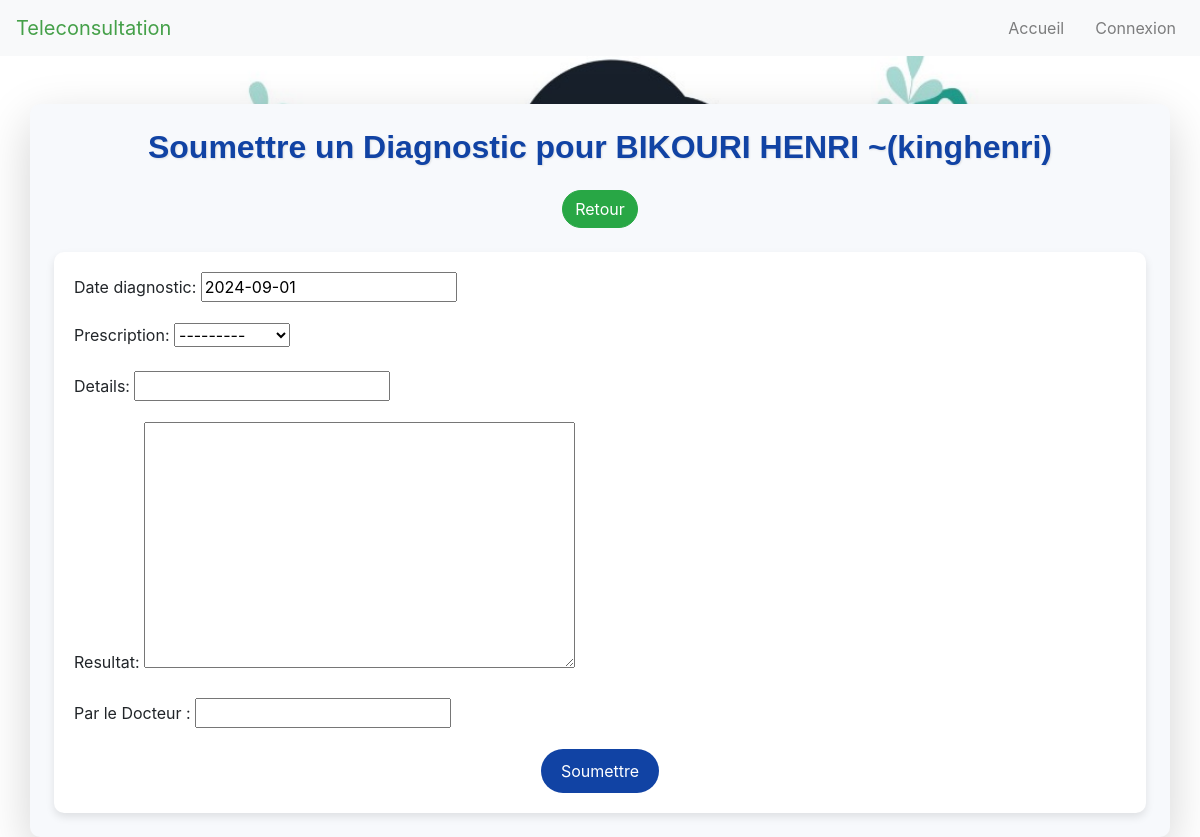
/consulter_historique/7, run on the app's committed database.
### app/models.py (models this page shows, shortened)
class Patient(models.Model):
    user = models.OneToOneField(User, on_delete=models.CASCADE, primary_key=True)
    centre_de_sante = models.ForeignKey(CentreDeSante, on_delete=models.CASCADE)
    numero_telephone = models.CharField(max_length=15)
    adresse = models.CharField(max_length=255)
    photo_profil = models.ImageField(upload_to='photos_profil/', blank=True, null=True)

class User(AbstractUser):
    is_doctor=models.BooleanField(default=False)
    is_agent=models.BooleanField(default=False)
    is_patient=models.BooleanField(default=True)

### app/views.py (the view)
# urls.py: path('consulter_historique/<int:pk>',soumettre_diagnostic, name='soumettre_diagnostic'),
def soumettre_diagnostic(request, pk):
    patient = get_object_or_404(Patient, pk=pk)
    if request.method == 'POST':
        form = DiagnosticForm(request.POST)
        if form.is_valid():
            diagnostic = form.save(commit=False)
            diagnostic.patient = patient  # Associer le diagnostic au patient
            diagnostic.save()
            return redirect('success_diagnostic')
    else:
        form = DiagnosticForm()
    return render(request, 'soumettre_diagnostic.html', {'form': form, 'patient': patient})

### app/forms.py
class DiagnosticForm(forms.ModelForm):
    nom_docteur= forms.CharField(max_length=100, required=True, label="Par le Docteur :")
    class Meta:
        model = Diagnostic
        fields = ['date_diagnostic','prescription','details','resultat','nom_docteur']  # Exclure 'patient' et 'date_diagnostic' qui seront gérés automatiquement

### templates/soumettre_diagnostic.html (shortened to what this page needs)
{% extends 'base.html' %}
{% block content %}
<div class="container mt-5 p-4 shadow-lg" style="background-color: #f7f9fc; border-radius: 10px;">
    <div class="text-center mb-4">
        <h2 style="color: #1143a4;">Soumettre un Diagnostic pour
            <strong style="color: #1143a4;">{{ patient.user.last_name }}  {{ patient.user.first_name }}</strong>
            ~({{ patient.user.username }})
        </h2>
        <a href="{% url 'patient_detail' patient.pk %}"
           class="btn btn-outline-success mt-3 me-3 btn-lift"
           style="border-radius: 50px; background-color: #28a745; color: white;">
           Retour
        </a>
    </div>
    <form method="post" style="background-color: #ffffff; padding: 20px; border-radius: 10px;">
        {{ form.as_p }}
        <div class="text-center">
            <button type="submit" class="btn btn-primary" style="background-color: #1143a4; border: none; border-radius: 50px; padding: 10px 20px;">
                Soumettre
            </button>
        </div>
    </form>
</div>
{% endblock %}

### templates/soumettre_diagnostic.html (style rules this page uses)
h2 { font-family: 'Arial', sans-serif; font-weight: bold; text-shadow: 1px 1px 2px rgba(0, 0, 0, 0.1); }
.btn-outline-success { transition: background-color 0.3s, color 0.3s; }
.btn-primary { transition: background-color 0.3s, transform 0.3s; }
form { box-shadow: 0 4px 8px rgba(0, 0, 0, 0.1); }

### data on the page
Patient: user.last_name "BIKOURI", user.first_name "HENRI", user.username "kinghenri"
